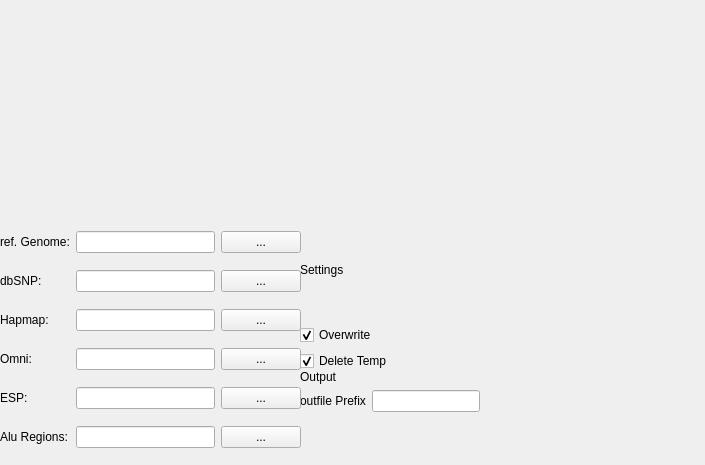
<?xml version="1.0" encoding="UTF-8"?>
<ui version="4.0">
 <class>Form</class>
 <widget class="QWidget" name="Form">
  <property name="geometry">
   <rect>
    <x>0</x>
    <y>0</y>
    <width>705</width>
    <height>465</height>
   </rect>
  </property>
  <property name="sizePolicy">
   <sizepolicy hsizetype="Maximum" vsizetype="Maximum">
    <horstretch>1</horstretch>
    <verstretch>1</verstretch>
   </sizepolicy>
  </property>
  <property name="minimumSize">
   <size>
    <width>200</width>
    <height>200</height>
   </size>
  </property>
  <property name="windowTitle">
   <string>Form</string>
  </property>
  <widget class="QWidget" name="verticalLayoutWidget">
   <property name="geometry">
    <rect>
     <x>300</x>
     <y>220</y>
     <width>231</width>
     <height>151</height>
    </rect>
   </property>
   <layout class="QVBoxLayout" name="verticalLayout" stretch="0,0,0">
    <item>
     <widget class="QLabel" name="label_8">
      <property name="text">
       <string>Settings</string>
      </property>
     </widget>
    </item>
    <item>
     <widget class="QCheckBox" name="checkBox_2">
      <property name="toolTip">
       <string>Overwrite exisitng Files</string>
      </property>
      <property name="text">
       <string>Overwrite</string>
      </property>
      <property name="checked">
       <bool>true</bool>
      </property>
     </widget>
    </item>
    <item>
     <widget class="QCheckBox" name="checkBox">
      <property name="toolTip">
       <string>Delete Temporary Files</string>
      </property>
      <property name="text">
       <string>Delete Temp</string>
      </property>
      <property name="checked">
       <bool>true</bool>
      </property>
     </widget>
    </item>
   </layout>
  </widget>
  <widget class="QWidget" name="formLayoutWidget_2">
   <property name="geometry">
    <rect>
     <x>300</x>
     <y>370</y>
     <width>231</width>
     <height>91</height>
    </rect>
   </property>
   <layout class="QFormLayout" name="formLayout_2">
    <property name="sizeConstraint">
     <enum>QLayout::SetDefaultConstraint</enum>
    </property>
    <property name="fieldGrowthPolicy">
     <enum>QFormLayout::FieldsStayAtSizeHint</enum>
    </property>
    <property name="leftMargin">
     <number>0</number>
    </property>
    <item row="0" column="0">
     <widget class="QLabel" name="label_9">
      <property name="text">
       <string>Output</string>
      </property>
     </widget>
    </item>
    <item row="1" column="0">
     <widget class="QLabel" name="label_10">
      <property name="text">
       <string>outfile Prefix</string>
      </property>
     </widget>
    </item>
    <item row="1" column="1">
     <widget class="QLineEdit" name="lineEdit_7"/>
    </item>
   </layout>
  </widget>
  <widget class="QPushButton" name="pushButton_start">
   <property name="geometry">
    <rect>
     <x>840</x>
     <y>580</y>
     <width>131</width>
     <height>32</height>
    </rect>
   </property>
   <property name="text">
    <string>Start</string>
   </property>
  </widget>
  <widget class="QWidget" name="gridLayoutWidget">
   <property name="geometry">
    <rect>
     <x>0</x>
     <y>220</y>
     <width>301</width>
     <height>242</height>
    </rect>
   </property>
   <layout class="QGridLayout" name="gridLayout">
    <property name="horizontalSpacing">
     <number>-1</number>
    </property>
    <item row="4" column="2">
     <widget class="QPushButton" name="pushButton_esp">
      <property name="text">
       <string>...</string>
      </property>
     </widget>
    </item>
    <item row="4" column="1">
     <widget class="QLineEdit" name="lineEdit_esp"/>
    </item>
    <item row="3" column="2">
     <widget class="QPushButton" name="pushButton_omni">
      <property name="text">
       <string>...</string>
      </property>
     </widget>
    </item>
    <item row="5" column="1">
     <widget class="QLineEdit" name="lineEdit_aluRegions"/>
    </item>
    <item row="0" column="0">
     <widget class="QLabel" name="label_refGenome">
      <property name="sizePolicy">
       <sizepolicy hsizetype="Fixed" vsizetype="Preferred">
        <horstretch>0</horstretch>
        <verstretch>0</verstretch>
       </sizepolicy>
      </property>
      <property name="text">
       <string>ref. Genome:</string>
      </property>
     </widget>
    </item>
    <item row="1" column="2">
     <widget class="QPushButton" name="pushButton_dbSNP">
      <property name="text">
       <string>...</string>
      </property>
     </widget>
    </item>
    <item row="5" column="2">
     <widget class="QPushButton" name="pushButton_aluRegion">
      <property name="sizePolicy">
       <sizepolicy hsizetype="Minimum" vsizetype="Fixed">
        <horstretch>0</horstretch>
        <verstretch>0</verstretch>
       </sizepolicy>
      </property>
      <property name="text">
       <string>...</string>
      </property>
     </widget>
    </item>
    <item row="0" column="1">
     <widget class="QLineEdit" name="lineEdit_refGenome">
      <property name="sizePolicy">
       <sizepolicy hsizetype="MinimumExpanding" vsizetype="Fixed">
        <horstretch>0</horstretch>
        <verstretch>0</verstretch>
       </sizepolicy>
      </property>
     </widget>
    </item>
    <item row="1" column="0">
     <widget class="QLabel" name="label_dbSNP">
      <property name="sizePolicy">
       <sizepolicy hsizetype="Fixed" vsizetype="Preferred">
        <horstretch>0</horstretch>
        <verstretch>0</verstretch>
       </sizepolicy>
      </property>
      <property name="text">
       <string>dbSNP:</string>
      </property>
     </widget>
    </item>
    <item row="5" column="0">
     <widget class="QLabel" name="label_aluRegions">
      <property name="sizePolicy">
       <sizepolicy hsizetype="Fixed" vsizetype="Preferred">
        <horstretch>0</horstretch>
        <verstretch>0</verstretch>
       </sizepolicy>
      </property>
      <property name="text">
       <string>Alu Regions:</string>
      </property>
     </widget>
    </item>
    <item row="0" column="2">
     <widget class="QPushButton" name="pushButton_refGenome">
      <property name="text">
       <string>...</string>
      </property>
     </widget>
    </item>
    <item row="2" column="0">
     <widget class="QLabel" name="label_hapmap">
      <property name="sizePolicy">
       <sizepolicy hsizetype="Fixed" vsizetype="Preferred">
        <horstretch>0</horstretch>
        <verstretch>0</verstretch>
       </sizepolicy>
      </property>
      <property name="text">
       <string>Hapmap:</string>
      </property>
     </widget>
    </item>
    <item row="4" column="0">
     <widget class="QLabel" name="label_esp">
      <property name="sizePolicy">
       <sizepolicy hsizetype="Minimum" vsizetype="Preferred">
        <horstretch>0</horstretch>
        <verstretch>0</verstretch>
       </sizepolicy>
      </property>
      <property name="text">
       <string>ESP:</string>
      </property>
     </widget>
    </item>
    <item row="1" column="1">
     <widget class="QLineEdit" name="lineEdit_dbSNP"/>
    </item>
    <item row="3" column="0">
     <widget class="QLabel" name="label_omni">
      <property name="sizePolicy">
       <sizepolicy hsizetype="Minimum" vsizetype="Preferred">
        <horstretch>0</horstretch>
        <verstretch>0</verstretch>
       </sizepolicy>
      </property>
      <property name="text">
       <string>Omni:</string>
      </property>
     </widget>
    </item>
    <item row="2" column="2">
     <widget class="QPushButton" name="pushButton_hapmap">
      <property name="text">
       <string>...</string>
      </property>
     </widget>
    </item>
    <item row="2" column="1">
     <widget class="QLineEdit" name="lineEdit_hapmap"/>
    </item>
    <item row="3" column="1">
     <widget class="QLineEdit" name="lineEdit_omni"/>
    </item>
   </layout>
  </widget>
  <widget class="QLabel" name="label">
   <property name="geometry">
    <rect>
     <x>80</x>
     <y>-20</y>
     <width>531</width>
     <height>181</height>
    </rect>
   </property>
   <property name="autoFillBackground">
    <bool>false</bool>
   </property>
   <property name="text">
    <string/>
   </property>
   <property name="pixmap">
    <pixmap>../../../Desktop/RNAeditor.png</pixmap>
   </property>
   <property name="scaledContents">
    <bool>true</bool>
   </property>
  </widget>
 </widget>
 <resources/>
 <connections/>
</ui>
